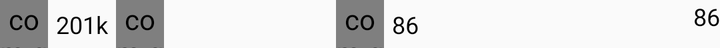
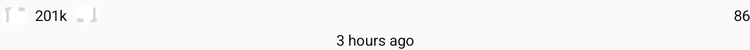

The same Android screen from two of the app's own layout files: first res/layout/ as a phone draws it, then the repository's variant for another configuration, drawn on a device whose configuration selects that folder. Both files follow.
<!-- AndroidManifest.xml: application theme AppTheme -->
<!-- res/layout/layout_feed_actions.xml -->
<?xml version="1.0" encoding="utf-8"?>
<androidx.constraintlayout.widget.ConstraintLayout xmlns:android="http://schemas.android.com/apk/res/android"
    android:layout_width="match_parent"
    android:layout_height="wrap_content"
    xmlns:tools="http://schemas.android.com/tools"
    xmlns:app="http://schemas.android.com/apk/res-auto">

    <com.google.android.material.button.MaterialButton
        android:id="@+id/iv_thumb_up"
        android:layout_width="@dimen/dimen_24dp"
        android:layout_height="@dimen/dimen_24dp"
        android:background="?selectableItemBackgroundBorderless"
        app:icon="@drawable/ic_like"
        app:iconTint="@color/feed_like_background_tint"
        app:iconGravity="textStart"
        app:iconSize="@dimen/dimen_24dp"
        app:iconPadding="0dp"
        app:layout_constraintStart_toStartOf="parent"
        app:layout_constraintTop_toTopOf="parent"/>

    <com.google.android.material.textview.MaterialTextView
        android:id="@+id/tv_ups"
        android:layout_width="wrap_content"
        android:layout_height="wrap_content"
        android:fontFamily="sans-serif"
        android:textSize="@dimen/text_12sp"
        android:textColor="@color/feed_title_color"
        android:layout_marginStart="@dimen/dimen_4dp"
        app:layout_constraintStart_toEndOf="@id/iv_thumb_up"
        app:layout_constraintTop_toTopOf="@id/iv_thumb_up"
        app:layout_constraintBottom_toBottomOf="@id/iv_thumb_up"
        tools:text="201k"/>

    <com.google.android.material.button.MaterialButton
        android:id="@+id/iv_thumb_down"
        android:layout_width="@dimen/dimen_24dp"
        android:layout_height="@dimen/dimen_24dp"
        android:background="?selectableItemBackgroundBorderless"
        app:icon="@drawable/ic_dislike"
        app:iconTint="@color/feed_dislike_background_tint"
        app:iconGravity="textStart"
        app:iconSize="@dimen/dimen_24dp"
        app:iconPadding="0dp"
        android:layout_marginStart="@dimen/dimen_4dp"
        app:layout_constraintStart_toEndOf="@id/tv_ups"
        app:layout_constraintTop_toTopOf="@id/iv_thumb_up"/>

    <com.google.android.material.button.MaterialButton
        android:id="@+id/iv_comments"
        android:layout_width="@dimen/dimen_24dp"
        android:layout_height="@dimen/dimen_24dp"
        android:background="?selectableItemBackgroundBorderless"
        app:icon="@drawable/ic_comment"
        app:iconTint="@color/colorAccent"
        app:iconGravity="textStart"
        app:iconSize="@dimen/dimen_24dp"
        app:iconPadding="0dp"
        app:layout_constraintStart_toStartOf="parent"
        app:layout_constraintEnd_toEndOf="parent"
        app:layout_constraintTop_toTopOf="@id/iv_thumb_up"
        app:layout_constraintBottom_toBottomOf="@id/iv_thumb_up"/>

    <com.google.android.material.textview.MaterialTextView
        android:id="@+id/tv_comments"
        android:layout_width="wrap_content"
        android:layout_height="wrap_content"
        android:fontFamily="sans-serif"
        android:textSize="@dimen/text_12sp"
        android:textColor="@color/feed_title_color"
        android:layout_marginStart="@dimen/dimen_4dp"
        app:layout_constraintStart_toEndOf="@id/iv_comments"
        app:layout_constraintTop_toTopOf="@id/iv_thumb_up"
        app:layout_constraintBottom_toBottomOf="@id/iv_thumb_up"
        tools:text="86"/>

    <com.google.android.material.textview.MaterialTextView
        android:id="@+id/tv_time"
        android:layout_width="wrap_content"
        android:layout_height="wrap_content"
        android:fontFamily="sans-serif"
        android:textSize="@dimen/text_12sp"
        android:textColor="@color/feed_title_color"
        android:layout_marginStart="@dimen/dimen_4dp"
        app:layout_constraintEnd_toEndOf="parent"
        app:layout_constraintTop_toTopOf="parent"
        tools:text="86"/>

</androidx.constraintlayout.widget.ConstraintLayout>
<!-- resources referenced by this layout -->
<resources>
  <color name="colorAccent">#FF8717</color>
  <color name="feed_title_color">#000000</color>
  <dimen name="dimen_24dp">24dp</dimen>
  <dimen name="dimen_4dp">4dp</dimen>
  <dimen name="text_12sp">12sp</dimen>
  <!-- drawable ic_dislike (drawable) -->
  <vector xmlns:android="http://schemas.android.com/apk/res/android"
      android:width="24dp"
      android:height="24dp"
      android:viewportWidth="24"
      android:viewportHeight="24"
      android:tint="@color/like_dislike_default_color">
    <path
        android:fillColor="@android:color/white"
        android:pathData="M15,3L6,3c-0.83,0 -1.54,0.5 -1.84,1.22l-3.02,7.05c-0.09,0.23 -0.14,0.47 -0.14,0.73v2c0,1.1 0.9,2 2,2h6.31l-0.95,4.57 -0.03,0.32c0,0.41 0.17,0.79 0.44,1.06L9.83,23l6.59,-6.59c0.36,-0.36 0.58,-0.86 0.58,-1.41L17,5c0,-1.1 -0.9,-2 -2,-2zM19,3v12h4L23,3h-4z"/>
  </vector>
  <!-- drawable ic_like (drawable) -->
  <vector xmlns:android="http://schemas.android.com/apk/res/android"
      android:width="24dp"
      android:height="24dp"
      android:viewportWidth="24"
      android:viewportHeight="24"
      android:tint="@color/like_dislike_default_color">
    <path
        android:fillColor="@android:color/white"
        android:pathData="M1,21h4L5,9L1,9v12zM23,10c0,-1.1 -0.9,-2 -2,-2h-6.31l0.95,-4.57 0.03,-0.32c0,-0.41 -0.17,-0.79 -0.44,-1.06L14.17,1 7.59,7.59C7.22,7.95 7,8.45 7,9v10c0,1.1 0.9,2 2,2h9c0.83,0 1.54,-0.5 1.84,-1.22l3.02,-7.05c0.09,-0.23 0.14,-0.47 0.14,-0.73v-2z"/>
  </vector>
  <style name="AppTheme" parent="Theme.AppCompat.Light.DarkActionBar">
          
          <item name="colorPrimary">@color/colorPrimary</item>
          <item name="colorPrimaryDark">@color/colorPrimaryDark</item>
          <item name="colorAccent">@color/colorAccent</item>
      </style>
  <color name="like_dislike_default_color">#80000000</color>
  <color name="colorPrimary">#24A0ED</color>
  <color name="colorPrimaryDark">#0079D3</color>
</resources>
<!-- res/layout-sw600dp/layout_feed_actions.xml (the repository's variant of the layout above) -->
<!-- drawn on a 7-inch tablet held upright -->
<?xml version="1.0" encoding="utf-8"?>
<androidx.constraintlayout.widget.ConstraintLayout xmlns:android="http://schemas.android.com/apk/res/android"
    android:layout_width="match_parent"
    android:layout_height="wrap_content"
    xmlns:tools="http://schemas.android.com/tools"
    xmlns:app="http://schemas.android.com/apk/res-auto">

    <androidx.appcompat.widget.AppCompatImageButton
        android:id="@+id/iv_thumb_up"
        android:layout_width="@dimen/dimen_24dp"
        android:layout_height="@dimen/dimen_24dp"
        android:src="@drawable/ic_thumb_up"
        app:layout_constraintStart_toStartOf="parent"
        app:layout_constraintTop_toTopOf="parent"/>

    <androidx.appcompat.widget.AppCompatTextView
        android:id="@+id/tv_ups"
        android:layout_width="wrap_content"
        android:layout_height="wrap_content"
        android:fontFamily="sans-serif"
        android:textSize="@dimen/text_12sp"
        android:textColor="@color/feed_title_color"
        android:layout_marginStart="@dimen/dimen_4dp"
        app:layout_constraintStart_toEndOf="@id/iv_thumb_up"
        app:layout_constraintTop_toTopOf="@id/iv_thumb_up"
        app:layout_constraintBottom_toBottomOf="@id/iv_thumb_up"
        tools:text="201k"/>

    <androidx.appcompat.widget.AppCompatImageButton
        android:id="@+id/iv_thumb_down"
        android:layout_width="@dimen/dimen_24dp"
        android:layout_height="@dimen/dimen_24dp"
        android:src="@drawable/ic_thumb_down"
        android:layout_marginStart="@dimen/dimen_4dp"
        app:layout_constraintStart_toEndOf="@id/tv_ups"
        app:layout_constraintTop_toTopOf="@id/iv_thumb_up"/>

    <androidx.appcompat.widget.AppCompatImageView
        android:id="@+id/iv_comments"
        android:layout_width="@dimen/dimen_24dp"
        android:layout_height="@dimen/dimen_24dp"
        android:src="@drawable/ic_comment"
        android:tint="@color/colorAccent"
        app:layout_constraintEnd_toStartOf="@id/tv_comments"
        app:layout_constraintTop_toTopOf="@id/iv_thumb_up"
        app:layout_constraintBottom_toBottomOf="@id/iv_thumb_up"/>

    <androidx.appcompat.widget.AppCompatTextView
        android:id="@+id/tv_comments"
        android:layout_width="wrap_content"
        android:layout_height="wrap_content"
        android:fontFamily="sans-serif"
        android:textSize="@dimen/text_12sp"
        android:textColor="@color/feed_title_color"
        android:layout_marginStart="@dimen/dimen_4dp"
        app:layout_constraintEnd_toEndOf="parent"
        app:layout_constraintTop_toTopOf="@id/iv_thumb_up"
        app:layout_constraintBottom_toBottomOf="@id/iv_thumb_up"
        tools:text="86"/>

    <androidx.appcompat.widget.AppCompatTextView
        android:id="@+id/tv_time"
        android:layout_width="wrap_content"
        android:layout_height="wrap_content"
        app:layout_constraintTop_toBottomOf="@id/iv_thumb_down"
        app:layout_constraintStart_toStartOf="parent"
        app:layout_constraintEnd_toEndOf="parent"
        android:fontFamily="sans-serif"
        android:textSize="@dimen/text_12sp"
        android:textColor="@color/feed_title_color"
        tools:text="3 hours ago"/>

</androidx.constraintlayout.widget.ConstraintLayout>
<!-- resources referenced by the variant -->
<!-- as a 7-inch tablet held upright resolves them -->
<resources>
  <color name="colorAccent">#FF8717</color>
  <color name="feed_title_color">#000000</color>
  <dimen name="dimen_24dp">24dp</dimen>
  <dimen name="dimen_4dp">4dp</dimen>
  <dimen name="text_12sp">12sp</dimen>
  <!-- drawable ic_thumb_down (drawable) -->
  <vector xmlns:android="http://schemas.android.com/apk/res/android"
      android:width="24dp"
      android:height="24dp"
      android:viewportWidth="24"
      android:viewportHeight="24"
      android:tint="@color/like_default_color">
    <path
        android:fillColor="@android:color/white"
        android:pathData="M22,4h-2c-0.55,0 -1,0.45 -1,1v9c0,0.55 0.45,1 1,1h2V4zM2.17,11.12c-0.11,0.25 -0.17,0.52 -0.17,0.8V13c0,1.1 0.9,2 2,2h5.5l-0.92,4.65c-0.05,0.22 -0.02,0.46 0.08,0.66 0.23,0.45 0.52,0.86 0.88,1.22L10,22l6.41,-6.41c0.38,-0.38 0.59,-0.89 0.59,-1.42V6.34C17,5.05 15.95,4 14.66,4h-8.1c-0.71,0 -1.36,0.37 -1.72,0.97l-2.67,6.15z"/>
  </vector>
  <!-- drawable ic_thumb_up (drawable) -->
  <vector xmlns:android="http://schemas.android.com/apk/res/android"
      android:width="24dp"
      android:height="24dp"
      android:viewportWidth="24"
      android:viewportHeight="24"
      android:tint="@color/like_default_color">
    <path
        android:fillColor="@android:color/white"
        android:pathData="M2,20h2c0.55,0 1,-0.45 1,-1v-9c0,-0.55 -0.45,-1 -1,-1L2,9v11zM21.83,12.88c0.11,-0.25 0.17,-0.52 0.17,-0.8L22,11c0,-1.1 -0.9,-2 -2,-2h-5.5l0.92,-4.65c0.05,-0.22 0.02,-0.46 -0.08,-0.66 -0.23,-0.45 -0.52,-0.86 -0.88,-1.22L14,2 7.59,8.41C7.21,8.79 7,9.3 7,9.83v7.84C7,18.95 8.05,20 9.34,20h8.11c0.7,0 1.36,-0.37 1.72,-0.97l2.66,-6.15z"/>
  </vector>
  <style name="AppTheme" parent="Theme.AppCompat.Light.DarkActionBar">
          
          <item name="colorPrimary">@color/colorPrimary</item>
          <item name="colorPrimaryDark">@color/colorPrimaryDark</item>
          <item name="colorAccent">@color/colorAccent</item>
      </style>
  <color name="colorPrimary">#24A0ED</color>
  <color name="colorPrimaryDark">#0079D3</color>
</resources>
